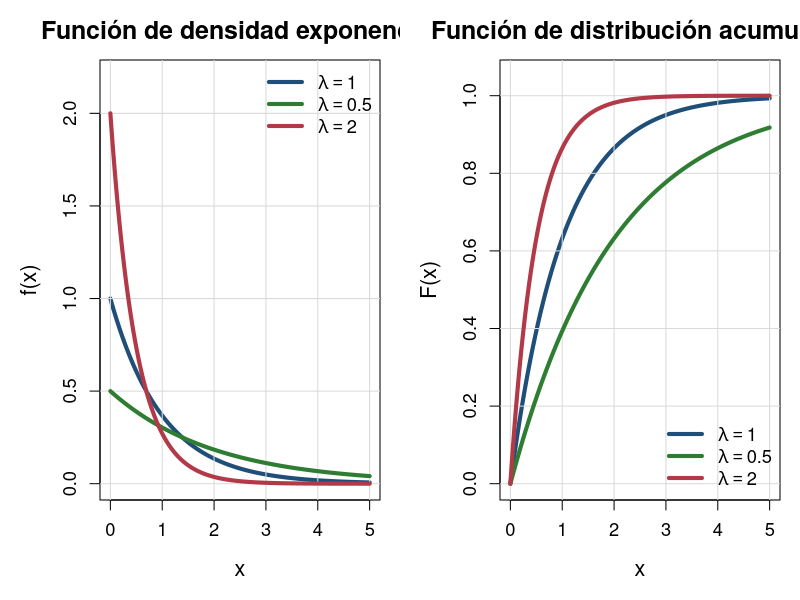

R code for this plot:
## ---- chunk 1
#| echo: false
#| fig-width: 16
#| fig-height: 7
#| warning: false

par(
  mfrow = c(1,2),
  mar = c(5,5,3,1),
  bg = "white",
  family = "sans"
)

# Secuencia de valores
x <- seq(0, 5, length = 500)

# Colores
col1 <- "#1f4e79"
col2 <- "#2e7d32"
col3 <- "#b23a48"

# =========================
# FDP
# =========================
plot(
  x, dexp(x,1),
  type = "l",
  lwd = 4,
  col = col1,
  ylim = c(0,2.2),
  xlab = "x",
  ylab = "f(x)",
  main = "Función de densidad exponencial",
  cex.main = 1.5,
  cex.lab = 1.3,
  cex.axis = 1.1
)

grid(col = "gray85", lty = 1)

lines(x, dexp(x,0.5), lwd = 4, col = col2)
lines(x, dexp(x,2),   lwd = 4, col = col3)

legend(
  "topright",
  legend = c(expression(lambda==1),
             expression(lambda==0.5),
             expression(lambda==2)),
  col = c(col1, col2, col3),
  lwd = 4,
  bty = "n",
  cex = 1.1
)

# =========================
# FDA
# =========================
plot(
  x, pexp(x,1),
  type = "l",
  lwd = 4,
  col = col1,
  ylim = c(0,1.05),
  xlab = "x",
  ylab = "F(x)",
  main = "Función de distribución acumulada",
  cex.main = 1.5,
  cex.lab = 1.3,
  cex.axis = 1.1
)

grid(col = "gray85", lty = 1)

lines(x, pexp(x,0.5), lwd = 4, col = col2)
lines(x, pexp(x,2),   lwd = 4, col = col3)

legend(
  "bottomright",
  legend = c(expression(lambda==1),
             expression(lambda==0.5),
             expression(lambda==2)),
  col = c(col1, col2, col3),
  lwd = 4,
  bty = "n",
  cex = 1.1
)
